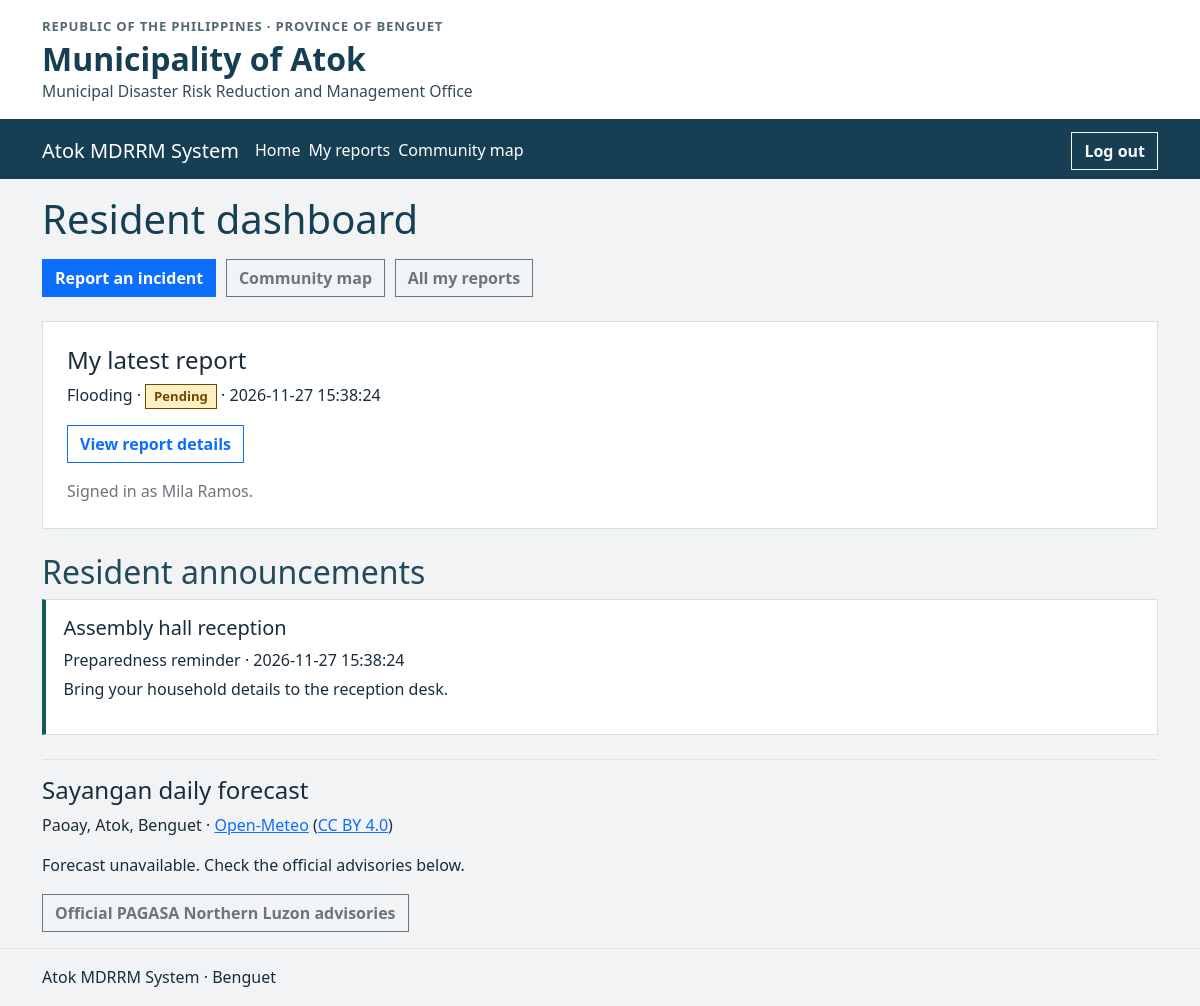
The page /dashboard/resident.php (signed in) on the database its author committed.
### tables this page shows
CREATE TABLE incidents (
    latitude DECIMAL(10,7),
    longitude DECIMAL(10,7),
    id INT UNSIGNED AUTO_INCREMENT PRIMARY KEY,
    submitted_by INT UNSIGNED NOT NULL,
    source ENUM('Resident','Phone','Walk-in') NOT NULL,
    contact_name VARCHAR(100) NOT NULL,
    contact_phone VARCHAR(13) NOT NULL,
    incident_type VARCHAR(30) NOT NULL,
    barangay VARCHAR(40) NULL,
    location VARCHAR(255) NOT NULL,
    description TEXT NOT NULL,
    status VARCHAR(20) NOT NULL DEFAULT 'Pending',
    reported_at TIMESTAMP NOT NULL DEFAULT CURRENT_TIMESTAMP,
    INDEX idx_incidents_reported_at (reported_at),
    FOREIGN KEY (submitted_by) REFERENCES accounts(id)
);

CREATE TABLE accounts (
    id INT UNSIGNED AUTO_INCREMENT PRIMARY KEY,
    full_name VARCHAR(100) NOT NULL,
    email VARCHAR(254) NOT NULL UNIQUE,
    password_hash VARCHAR(255) NOT NULL,
    phone VARCHAR(13) NULL,
    role ENUM('staff','resident') NOT NULL,
    active BOOLEAN NOT NULL DEFAULT TRUE,
    must_change BOOLEAN NOT NULL DEFAULT TRUE,
    session_version INT UNSIGNED NOT NULL DEFAULT 1
);

CREATE TABLE announcements (
    id INT UNSIGNED AUTO_INCREMENT PRIMARY KEY,
    title VARCHAR(150) NOT NULL,
    category ENUM('Disaster advisory','Evacuation instructions','Emergency announcement','Preparedness reminder') NOT NULL,
    message TEXT NOT NULL,
    status ENUM('Draft','Published','Withdrawn') NOT NULL DEFAULT 'Draft',
    revision INT UNSIGNED NOT NULL DEFAULT 1,
    show_on_login BOOLEAN NOT NULL DEFAULT FALSE,
    published_at DATETIME DEFAULT NULL,
    INDEX (status, published_at, id)
);

### includes/session.php (called while the page is built, shortened)
<?php
require_once __DIR__ . '/../config.php';
function pageWindow(int $total, int $requestedPage, int $perPage = 10): array
{
    $pages = max(1, (int)ceil($total / $perPage));
    $page = min($pages, max(1, $requestedPage));
    return [$page, ($page - 1) * $perPage, $pages];
}
function h(mixed $value, int $flags = ENT_QUOTES | ENT_SUBSTITUTE, string $encoding = 'UTF-8'): string
{
    return htmlspecialchars((string)$value, $flags, $encoding);
}
$user = null;
if (isset($_SESSION['user_id'])) {
    $query = $pdo->prepare('SELECT id, full_name, role, active, must_change, session_version FROM accounts WHERE id=?');
    $query->execute([$_SESSION['user_id']]);
    $account = $query->fetch();
    $user = $account;
}
function requireLogin(): array
{
    global $user;
    return $user;
}
function requireRole(string $role): array
{
    $user = requireLogin();
    return $user;
}

### dashboard/resident.php (the view, shortened to what this page needs)
<?php
require __DIR__ . '/../includes/session.php';
$user = requireRole('resident');
require __DIR__ . '/../includes/header.php';
?>
<h1>Resident dashboard</h1>
<div class="resident-actions mb-4">
    <a class="btn btn-primary" href="../incidents/add.php">Report an incident</a>
    <a class="btn btn-outline-secondary" href="../map/index.php">Community map</a>
    <a class="btn btn-outline-secondary" href="../incidents/index.php">All my reports</a>
</div>
<section class="content-card p-3 p-md-4 mb-4" aria-labelledby="latest-report">
<h2 class="h4" id="latest-report">My latest report</h2>
<?php
$query = $pdo->prepare("SELECT id,incident_type,status,reported_at FROM incidents
    WHERE submitted_by=? AND source='Resident' ORDER BY reported_at DESC,id DESC LIMIT 1");
$query->execute([$user['id']]);
$report = $query->fetch();
?>
<?php if ($report): ?>
    <p><?= h($report['incident_type']) ?> · <span class="status-badge status-<?= strtolower(h($report['status'])) ?>"><?= h($report['status']) ?></span> · <?= h($report['reported_at']) ?></p>
    <a class="btn btn-outline-primary" href="../incidents/view.php?id=<?= (int)$report['id'] ?>">View report details</a>
<?php else: ?>
    <p class="empty-state">You have no incident reports yet. Use “Report an incident” when you need to submit one.</p>
<?php endif; ?>
<p class="text-secondary mt-3 mb-0">Signed in as <?= h($user['full_name']) ?>.</p>
</section>
<?php
$total = (int)$pdo->query("SELECT COUNT(*) FROM announcements WHERE status='Published'")->fetchColumn();
[$page, $offset, $pages] = pageWindow($total, (int)filter_input(INPUT_GET, 'page', FILTER_VALIDATE_INT), 5);
$notices = $pdo->query("SELECT title,category,message,published_at FROM announcements WHERE status='Published' ORDER BY published_at DESC,id DESC LIMIT 5 OFFSET $offset")->fetchAll();
?>
<?php if ($notices): ?>
    <section class="resident-announcements mt-4" aria-labelledby="notices">
        <h2 id="notices">Resident announcements</h2>
        <?php foreach ($notices as $notice): ?>
            <article class="mb-3">
                <h3 class="h5"><?= h($notice['title']) ?></h3>
                <p class="mb-1"><?= h($notice['category']) ?> · <?= h($notice['published_at']) ?></p>
                <p><?= nl2br(h($notice['message'])) ?></p>
            </article>
        <?php endforeach; ?>
    </section>
<?php else: ?>
    <p>No published announcements.</p>
<?php endif; ?>
<?php require __DIR__ . '/../includes/weather.php'; ?>
<?php require __DIR__ . '/../includes/footer.php'; ?>

### assets/css/site.css (style rules this page uses)
:root { --bs-border-radius: 0; --bs-border-radius-sm: 0; --bs-border-radius-lg: 0; --bs-border-radius-pill: 0; --atok-ink: #172d3b; --atok-navy: #173f54; --atok-teal: #175b59; --atok-border: #d7e1e5; --atok-page: #f1f3f5; --atok-surface: #fff; }
body { color: var(--atok-ink); background: var(--atok-page); line-height: 1.55; }
.navbar-toggler, .btn, .form-control, .form-select { border-radius: 0; }
.btn { font-weight: 600; }
main h1 { color: var(--atok-navy); margin-bottom: 1rem; }
main h2 { color: #23495b; }
.dashboard-card, .content-card, .filter-panel, .form-panel, .summary-panel { border: 1px solid var(--atok-border); border-radius: 0; background: var(--atok-surface); }
.dashboard-card h2, .content-card h2 { margin-top: 0; }
.status-badge { display: inline-flex; align-items: center; border: 1px solid currentColor; padding: .15rem .5rem; font-size: .82rem; font-weight: 650; line-height: 1.35; white-space: nowrap; }
.status-pending, .status-low { color: #704700; background: #fff0c2; }
.resident-actions { display: flex; flex-wrap: wrap; gap: .6rem; }
.resident-announcements article { padding: 1rem 1.1rem; border: 1px solid var(--atok-border); border-left: 4px solid var(--atok-teal); background: #fff; }

### rows shown on the page
incidents: incident_type "Flooding", status "Pending", reported_at "2026-11-27 15:38:24"
accounts: full_name "Mila Ramos"
announcements: title "Assembly hall reception", category "Preparedness reminder", published_at "2026-11-27 15:38:24", message "Bring your household details to the reception desk."
